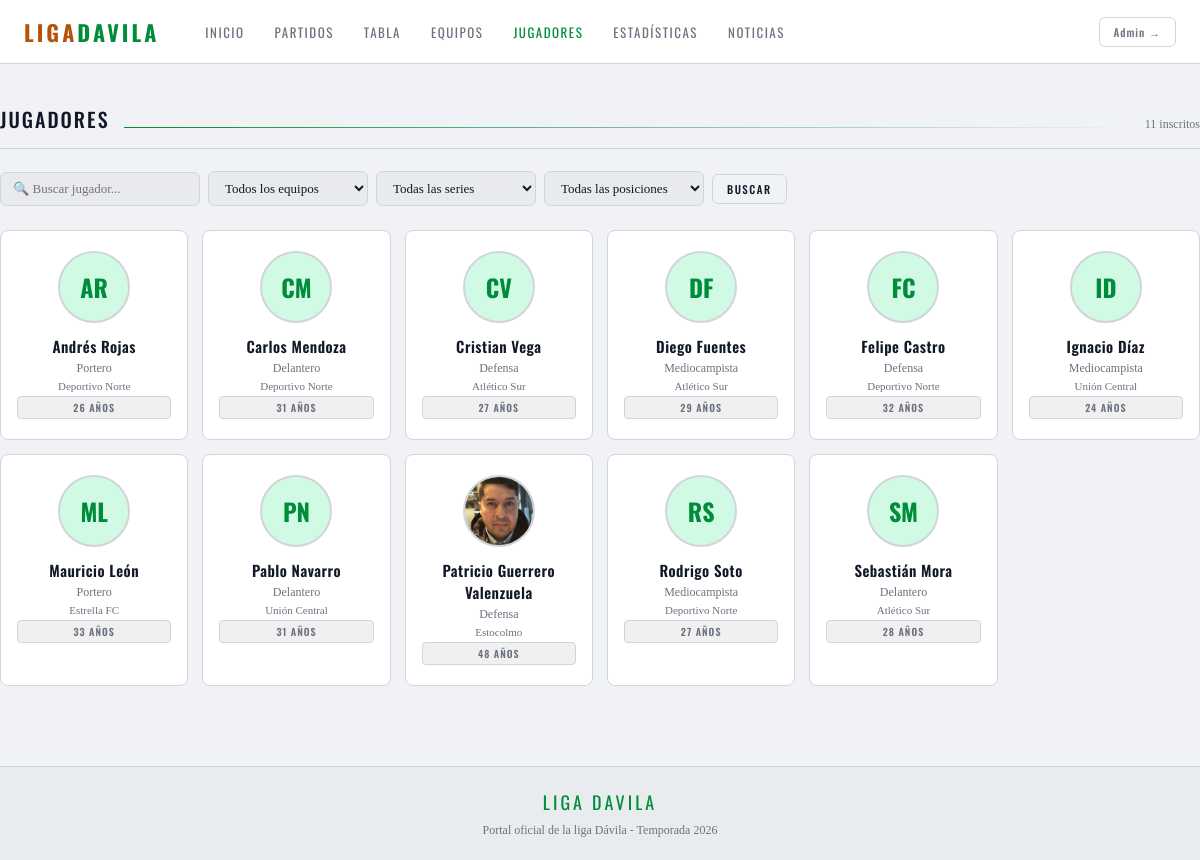
Page /jugadores on the committed database.
### app/models/__init__.py (models this page shows, shortened)
class Jugador(db.Model):
    __tablename__ = 'jugadores'
    id = db.Column(db.Integer, primary_key=True)
    rut = db.Column(db.String(12), unique=True, nullable=False)
    nombre = db.Column(db.String(100), nullable=False)
    fecha_nac = db.Column(db.Date)
    posicion = db.Column(db.String(20))  # Portero, Defensa, Mediocampista, Delantero
    foto = db.Column(db.String(200))     # ruta relativa al archivo
    activo = db.Column(db.Boolean, default=True)
    creado_en = db.Column(db.DateTime, default=datetime.utcnow)
    serie_id = db.Column(db.Integer, db.ForeignKey('series.id'))
    equipo_id = db.Column(db.Integer, db.ForeignKey('equipos.id'))
    actividades = db.relationship('Actividad', backref='jugador', lazy='dynamic')
    @property
    def edad(self):
        if not self.fecha_nac:
            return None
        hoy = date.today()
        edad = hoy.year - self.fecha_nac.year
        if (hoy.month, hoy.day) < (self.fecha_nac.month, self.fecha_nac.day):
            edad -= 1
        return edad
    @property
    def iniciales(self):
        if not self.nombre:
            return '?'
        parts = self.nombre.strip().split()
        return (parts[0][0] + (parts[1][0] if len(parts) > 1 else '')).upper()
    @property
    def total_goles(self):
        return self.actividades.filter(
            Actividad.tipo.in_(['gol', 'gol_penal'])
        ).count()

class Equipo(db.Model):
    __tablename__ = 'equipos'
    id = db.Column(db.Integer, primary_key=True)
    codigo = db.Column(db.String(10), unique=True, nullable=False)
    nombre = db.Column(db.String(100), nullable=False)
    color = db.Column(db.String(7), default='#1a7a3c')
    delegado = db.Column(db.String(100))
    telefono_delegado = db.Column(db.String(20))
    activo = db.Column(db.Boolean, default=True)
    creado_en = db.Column(db.DateTime, default=datetime.utcnow)
    jugadores = db.relationship('Jugador', backref='equipo', lazy='dynamic')
    partidos_local = db.relationship('Partido', foreign_keys='Partido.local_id', backref='equipo_local', lazy='dynamic')
    partidos_visita = db.relationship('Partido', foreign_keys='Partido.visita_id', backref='equipo_visita', lazy='dynamic')

### app/routes/public.py (the view)
@public_bp.route('/jugadores')
def jugadores():
    equipo_id = request.args.get('equipo_id', type=int)
    serie_id  = request.args.get('serie_id', type=int)
    posicion  = request.args.get('posicion', '')
    q         = request.args.get('q', '').strip()
    query = Jugador.query.filter_by(activo=True)
    if equipo_id: query = query.filter_by(equipo_id=equipo_id)
    if serie_id:  query = query.filter_by(serie_id=serie_id)
    if posicion:  query = query.filter_by(posicion=posicion)
    if q:         query = query.filter(Jugador.nombre.ilike(f'%{q}%'))
    jugadores = query.order_by(Jugador.nombre).all()
    equipos   = Equipo.query.filter_by(activo=True).order_by(Equipo.nombre).all()
    series    = Serie.query.filter_by(activa=True).order_by(Serie.nombre).all()
    return render_template('public/jugadores.html',
        jugadores=jugadores, equipos=equipos, series=series,
        equipo_id=equipo_id, serie_id=serie_id,
        posicion=posicion, q=q)

### app/templates/public/jugadores.html (shortened to what this page needs)
{% extends 'public/base_public.html' %}
{% block content %}
<div class="container page-wrap">
  <div class="section-head fade-up">
    <h1 class="section-title">Jugadores</h1>
    <div class="section-line"></div>
    <span style="font-size:12px; color:var(--muted);">{{ jugadores|length }} inscritos</span>
  </div>
  <form method="GET" class="filters fade-up">
    <input type="text" name="q" value="{{ q }}" placeholder="🔍 Buscar jugador..." style="min-width:200px;">
    <select name="equipo_id" onchange="this.form.submit()">
      <option value="">Todos los equipos</option>
    </select>
    <select name="serie_id" onchange="this.form.submit()">
      <option value="">Todas las series</option>
    </select>
    <select name="posicion" onchange="this.form.submit()">
      <option value="">Todas las posiciones</option>
    </select>
    <button type="submit" class="btn btn-outline btn-sm">Buscar</button>
  </form>
  {% if jugadores %}
  <div class="player-grid fade-up">
    {% for j in jugadores %}
    <a href="{{ url_for('public.jugador_detalle', id=j.id) }}" class="player-card">
      <div class="player-avatar">
        {% if j.foto %}<img src="{{ url_for('static', filename='img/uploads/' + j.foto) }}">
        {% else %}{{ j.iniciales }}{% endif %}
      </div>
      <div class="player-name">{{ j.nombre }}</div>
      <div class="player-pos">{{ j.posicion or 'Sin posición' }}</div>
      {% if j.equipo %}<div style="font-size:11px; color:var(--muted); margin-top:4px;">{{ j.equipo.nombre }}</div>{% endif %}
      {% if j.edad %}<div style="margin-top:4px;" class="badge b-gray">{{ j.edad }} años</div>{% endif %}
    </a>
    {% endfor %}
  </div>
  {% else %}
  <div class="empty"><div class="empty-icon">👤</div><div class="empty-text">No se encontraron jugadores</div></div>
  {% endif %}
</div>
{% endblock %}

### app/templates/public/base_public.html (shortened to what this page needs)
<!DOCTYPE html>
<html lang="es">
<head>
</head>
<body>
<nav class="nav">
  <div class="nav-inner">
    <a href="{{ url_for('public.home') }}" class="nav-logo">LIGA<span>DAVILA</span></a>
    <div class="nav-links">
      <a href="{{ url_for('public.home') }}" class="nav-link {% if request.endpoint == 'public.home' %}active{% endif %}">Inicio</a>
      <a href="{{ url_for('public.partidos') }}" class="nav-link {% if request.blueprint == 'public' and 'partido' in request.endpoint %}active{% endif %}">Partidos</a>
      <a href="{{ url_for('public.tabla') }}" class="nav-link {% if request.endpoint == 'public.tabla' %}active{% endif %}">Tabla</a>
      <a href="{{ url_for('public.equipos') }}" class="nav-link {% if 'equipo' in request.endpoint %}active{% endif %}">Equipos</a>
      <a href="{{ url_for('public.jugadores') }}" class="nav-link {% if 'jugador' in request.endpoint %}active{% endif %}">Jugadores</a>
      <a href="{{ url_for('public.estadisticas') }}" class="nav-link {% if request.endpoint == 'public.estadisticas' %}active{% endif %}">Estadísticas</a>
      <a href="{{ url_for('public.noticias') }}" class="nav-link {% if 'noticia' in request.endpoint %}active{% endif %}">Noticias</a>
    </div>
    <div class="nav-right">
      <a href="{{ url_for('auth.login') }}" class="nav-admin">Admin →</a>
    </div>
  </div>
</nav>
{% block content %}{% endblock %}
<footer>
  <div class="footer-logo">LIGA DAVILA</div>
  <div class="footer-text">Portal oficial de la liga Dávila - Temporada {{ now.year if now else 2025 }}</div>
</footer>
</body>
</html>

### rows in the picture
Jugador: iniciales "AR", nombre "Andrés Rojas", posicion "Portero", equipo.nombre "Deportivo Norte", edad "26"
Jugador: iniciales "CM", nombre "Carlos Mendoza", posicion "Delantero", equipo.nombre "Deportivo Norte", edad "31"
Jugador: iniciales "CV", nombre "Cristian Vega", posicion "Defensa", equipo.nombre "Atlético Sur", edad "27"
Jugador: iniciales "DF", nombre "Diego Fuentes", posicion "Mediocampista", equipo.nombre "Atlético Sur", edad "29"
Jugador: iniciales "FC", nombre "Felipe Castro", posicion "Defensa", equipo.nombre "Deportivo Norte", edad "32"
Jugador: iniciales "ID", nombre "Ignacio Díaz", posicion "Mediocampista", equipo.nombre "Unión Central", edad "24"
Jugador: iniciales "ML", nombre "Mauricio León", posicion "Portero", equipo.nombre "Estrella FC", edad "33"
Jugador: iniciales "PN", nombre "Pablo Navarro", posicion "Delantero", equipo.nombre "Unión Central", edad "31"
Jugador: foto (picture), nombre "Patricio Guerrero Valenzuela", posicion "Defensa", equipo.nombre "Estocolmo", edad "48"
Jugador: iniciales "RS", nombre "Rodrigo Soto", posicion "Mediocampista", equipo.nombre "Deportivo Norte", edad "27"
Jugador: iniciales "SM", nombre "Sebastián Mora", posicion "Delantero", equipo.nombre "Atlético Sur", edad "28"

### other values in the picture
{{ jugadores|length }} "11"
